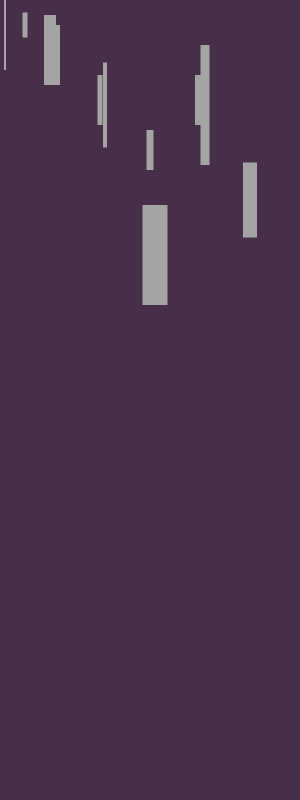
Frame 1 (no input)
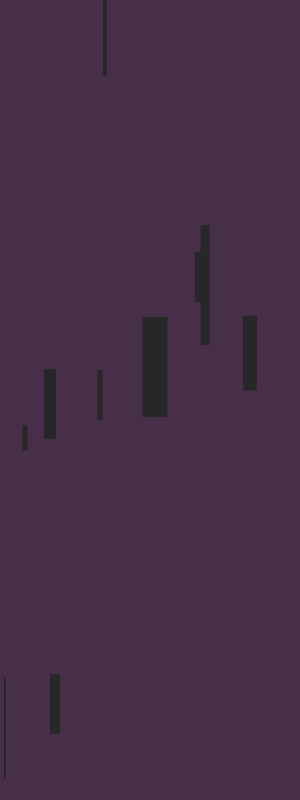
Frame 60 (the mouse pressed at the canvas centre just before this capture)
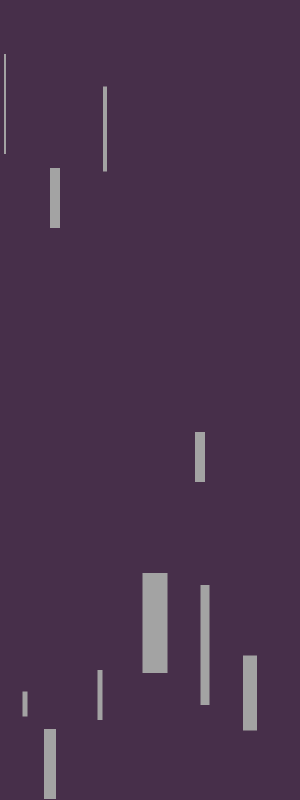
Frame 120 (the mouse held since frame 60 and released just before this capture)

The Processing sketch that drew these frames (run headless with seeded random() and noise(); from frame 60 on, the mouse is pressed at the canvas centre):

// Processing sketch: processing_23031
// ── processing_23031.pde




float x = 200;                         // variables for position of one rectangle
float y = 100;
float z = 150;
float j = 50;
float h = 25;
float i = 5;
float m = 250;

float n = 105;
float o = 205;
float p = 155;
float q = 55;


float x1=100;                          // variables for position of one rectangle
float y1 = 100;
float z1=150;
float j1=50;
float h1=25;
float i1=20;
float m1=200;
float n1 = 105;
float o1 = 105;
float p1 = 255;
float q1 = 55;



float speed  =  3;                      // variables for speed of rectangles
float speed1 = 5;
float speed2 = 4;
float speed3 = 6;
float speed4 = 7;
float speed5 = 12;
float speed6 = 17;
float speed7 = 24;
float speed8 = 20;
float speed9 = 16;
float speed10= 11;



void setup () {
  size (300, 800);
}


void draw () {
  background (71,47,74);                   //make a "white" background

  fill (random(0,255));                      //color the rectangle
  noStroke () ;
  rectMode (CENTER);
  rect (x, y,10,50);
  rect (x1, y1,5,50);
  rect (z,z1,7,40);
  rect(j,j1,12,70);
  rect(h,h1,5,25);
  rect(i,i1,2,100);
  rect(m,m1,14,75);
  rect(n,n1,4,85);
  rect(o,o1,9,120);
  rect(p,p1,25,100);
  rect(q,q1,10,60);

  y = y+speed;                          //move the rectangles by adding speed
  y1=y1+speed1;
  z1=z1+speed2;
  j1=j1+speed3;
  h1=h1+speed4;
  i1=i1+speed5;
  m1=m1+speed6;
  n1=n1+speed7;
  o1=o1+speed8;
  p1=p1+speed9;
  q1=q1+speed10;


  if ((y>height-25) || (y<25)) {        //keep the rectangles from leaving the screen
    speed = speed *-1;
  }

  if ((y1>height-25) || (y1<25)) {
    speed1 = speed1 *-1;
  }

  if ((z1>height-25) || (z1<25)) {        //keep the rectangles from leaving the screen
    speed2 = speed2 *-1;
  }

  if ((j1>height-25) || (j1<25)) {
    speed3 = speed3 *-1;
  }

  if ((h1>height-25) || (h1<25)) {
    speed4 = speed4 *-1;
  }


  if ((i1>height-25) || (i1<25)) {
    speed5 = speed5 *-1;
  }

  if ((m1>height-25) || (m1<25)) {
    speed6 = speed6 *-1;
  }

  if ((n1>height-25) || (n1<25)) {
    speed7 = speed7 *-1;
  }

  if ((o1>height-25) || (o1<25)) {
    speed8 = speed8 *-1;
  }

  if ((p1>height-25) || (p1<25)) {
    speed9 = speed9 *-1;
  }

  if ((q1>height-25) || (q1<25)) {
    speed10 = speed10 *-1;
  }
}
